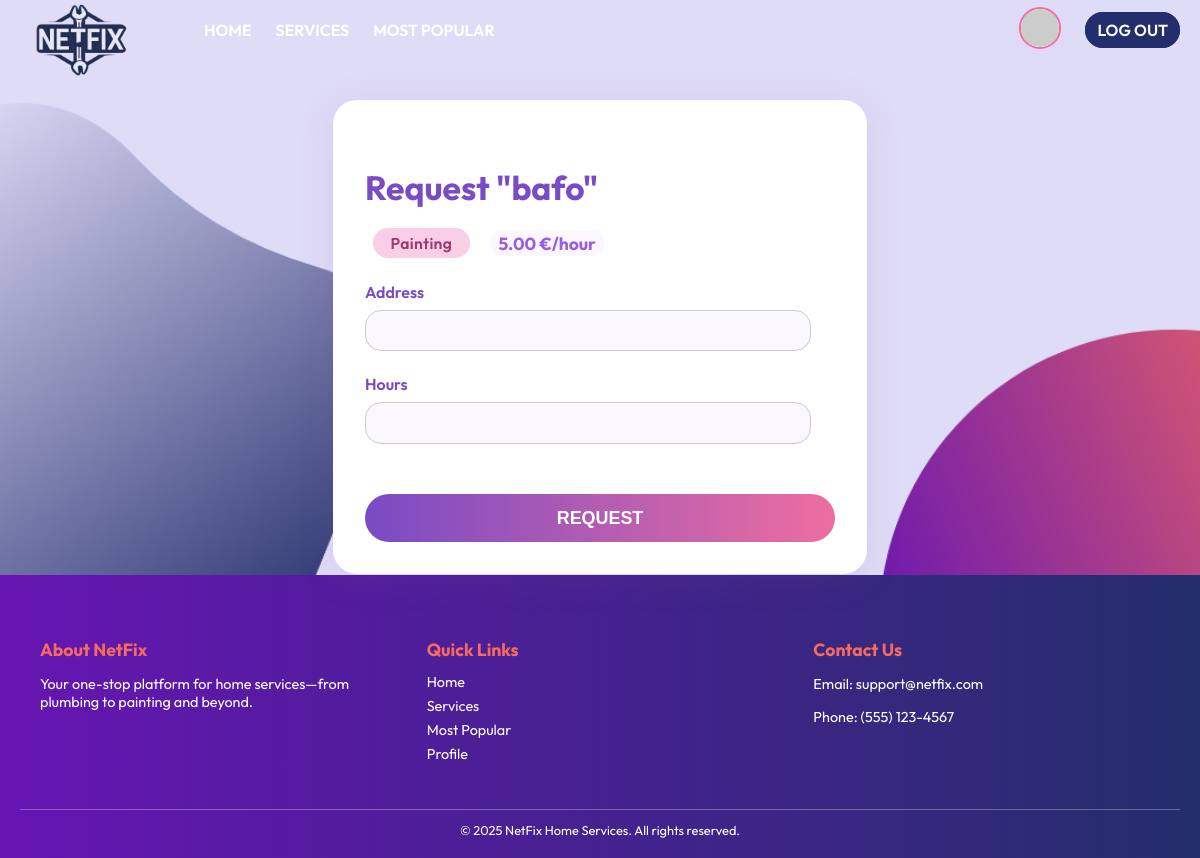
The page /services/24/request_service/ (signed in) on the database its author committed.
### services/models.py (models this page shows, shortened)
class Service(models.Model):
    FIELD_CHOICES = (
        ('Air Conditioner', 'Air Conditioner'),
        ('Carpentry', 'Carpentry'),
        ('Electricity', 'Electricity'),
        ('Gardening', 'Gardening'),
        ('Home Machines', 'Home Machines'),
        ('Housekeeping', 'Housekeeping'),  # Fixed spelling!
        ('Interior Design', 'Interior Design'),
        ('Locks', 'Locks'),
        ('Painting', 'Painting'),
        ('Plumbing', 'Plumbing'),
        ('Water Heaters', 'Water Heaters'),
    )
    company = models.ForeignKey(Company, on_delete=models.CASCADE)
    name = models.CharField(max_length=40)
    description = models.TextField()
    price_per_hour = models.DecimalField(decimal_places=2, max_digits=6)
    rating = models.IntegerField(
        validators=[MinValueValidator(0), MaxValueValidator(5)],
        default=0
    )
    field = models.CharField(max_length=30, choices=FIELD_CHOICES)
    date_created = models.DateTimeField(auto_now_add=True)

### services/views.py (the view)
# urls.py: path('<int:id>/request_service/', v.request_service, name='request_service'),
@login_required
def request_service(request, id):
    try:
        customer = request.user.customer_profile
    except Exception:
        return redirect('home')  # Or an error page
    service = get_object_or_404(Service, id=id)
    if request.method == "POST":
        form = RequestServiceForm(request.POST)
        if form.is_valid():
            ServiceRequest.objects.create(
                customer=customer,
                service=service,
                address=form.cleaned_data['address'],
                hours=form.cleaned_data['hours'],
            )
            messages.success(request, "Your service request was submitted successfully!")
            return redirect('services:service_list')
    else:
        form = RequestServiceForm()
    return render(request, 'services/request_service.html', {
        'form': form,
        'service': service
    })

### services/forms.py
class RequestServiceForm(forms.Form):
    address = forms.CharField(max_length=255, label='Service Address')
    hours = forms.IntegerField(min_value=1, label='Service Duration (hours)')

### services/templates/services/request_service.html (shortened to what this page needs)
{% extends 'main/base.html' %}
{% block content %}
<div class="service_card detail-card" style="max-width:470px;margin:2.5rem auto 0 auto;">
    <h2 class="detail-title" style="margin-bottom:1.2rem;">
        Request "{{ service.name }}"
    </h2>
    <div style="margin-bottom:1.5rem;">
        <span class="service_field field-{{ service.field|slugify }}">{{ service.field }}</span>
        <span class="service_price" style="margin-left:1.1rem;">{{ service.price_per_hour }} €/hour</span>
    </div>
    <form method="POST" style="display:flex;flex-direction:column;gap:1.15rem;">
        <div>
            <label for="id_address" style="font-weight:600;color:#794bc4;">Address</label><br>
            {{ form.address }}
        </div>
        <div>
            <label for="id_hours" style="font-weight:600;color:#794bc4;">Hours</label><br>
            {{ form.hours }}
        </div>
        <button type="submit" class="service_details_btn" style="margin-top:1.7rem;">Request</button>
    </form>
</div>
{% endblock %}

### static/css/style.css (style rules this page uses)
:root { --color-primary: #242E6C; --color-secondary: #6615B2; --color-bg: #DFDCF7; --color-accent: #F66B5E; --color-hover: #A734CD; --color-text: #242E6C; --color-white: #ffffff; }
body { background: var(--color-bg) url('/static/images/login.png') center center/cover no-repeat; color: var(--color-text); font-family: 'Outfit', sans-serif; margin: 0; padding: 0; }
button { border: 2px solid transparent; border-radius: 5px; padding: 10px; background: var(--color-secondary); color: var(--color-white); text-transform: uppercase; cursor: pointer; margin-top: 30px; transition: background 0.7s; }
html, body { overflow-x: hidden; height: 100%; margin: 0; }
body { display: flex; flex-direction: column; }
input[type="text"], input[type="number"] { padding: .6rem 1.1rem; border-radius: 1rem; border: 1px solid #ccc; background: #faf7ff; font-size: 1.05rem; margin-top: .5rem; margin-bottom: .3rem; width: 87%; display: block; margin-left: 0; margin-right: 0; }
.service_card { background: white; border-radius: 1.5rem; box-shadow: 0 4px 16px rgba(60, 40, 120, 0.07); padding: 2rem; display: flex; flex-direction: column; justify-content: space-between; transition: box-shadow 0.2s; margin-bottom: 4rem; position: relative; }
.service_price { background: #fcf6ff; border-radius: .6rem; padding: .1rem 0.5rem; font-weight: 700; color: #985edb; font-size: 1.09rem; }
.service_details_btn, .request-btn { background: linear-gradient(90deg, #794bc4 0%, #ed6ea0 100%); color: white; border-radius: 1.5rem; padding: 0.85rem 0; text-align: center; text-decoration: none; font-weight: 600; margin-top: 2.1rem; width: 100%; transition: background 0.2s; border: none; outline: none; display: block; font-size: 1.12rem; }
.service_field { background: #f3ecfa; color: #794bc4; font-size: .98rem; border-radius: 1.2rem; padding: .3rem 1.1rem; font-weight: 600; letter-spacing: 0.02em; margin-left: 0.5rem; display: inline-block; }
.field-painting { background: #f9cee7; color: #9e3871; }
.detail-card { max-width: 470px; margin: 2.2rem auto 0 auto; padding: 2.4rem 2rem 2rem 2rem; box-shadow: 0 6px 36px rgba(130,88,159,0.13); }
.detail-title { font-size: 2.1rem; font-weight: 700; margin-bottom: .5rem; color: #794bc4; }

### rows shown on the page
Service: name "bafo", field "Painting", price_per_hour "5.00"
